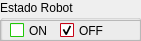
        <widget class="QGroupBox" name="groupBox_2">
         <property name="enabled">
          <bool>true</bool>
         </property>
         <property name="geometry">
          <rect>
           <x>10</x>
           <y>30</y>
           <width>141</width>
           <height>41</height>
          </rect>
         </property>
         <property name="title">
          <string>Estado Robot</string>
         </property>
         <widget class="QCheckBox" name="offcheckbox">
          <property name="enabled">
           <bool>true</bool>
          </property>
          <property name="geometry">
           <rect>
            <x>60</x>
            <y>20</y>
            <width>51</width>
            <height>21</height>
           </rect>
          </property>
          <property name="palette">
           <palette>
            <active>
             <colorrole role="WindowText">
              <brush brushstyle="SolidPattern">
               <color alpha="255">
                <red>0</red>
                <green>0</green>
                <blue>0</blue>
               </color>
              </brush>
             </colorrole>
             <colorrole role="Button">
              <brush brushstyle="SolidPattern">
               <color alpha="255">
                <red>255</red>
                <green>7</green>
                <blue>31</blue>
               </color>
              </brush>
             </colorrole>
             <colorrole role="Light">
              <brush brushstyle="SolidPattern">
               <color alpha="255">
                <red>255</red>
                <green>135</green>
                <blue>146</blue>
               </color>
              </brush>
             </colorrole>
             <colorrole role="Midlight">
              <brush brushstyle="SolidPattern">
               <color alpha="255">
                <red>255</red>
                <green>71</green>
                <blue>88</blue>
               </color>
              </brush>
             </colorrole>
             <colorrole role="Dark">
              <brush brushstyle="SolidPattern">
               <color alpha="255">
                <red>127</red>
                <green>3</green>
                <blue>15</blue>
               </color>
              </brush>
             </colorrole>
             <colorrole role="Mid">
              <brush brushstyle="SolidPattern">
               <color alpha="255">
                <red>170</red>
                <green>4</green>
                <blue>20</blue>
               </color>
              </brush>
             </colorrole>
             <colorrole role="Text">
              <brush brushstyle="SolidPattern">
               <color alpha="255">
                <red>0</red>
                <green>0</green>
                <blue>0</blue>
               </color>
              </brush>
             </colorrole>
             <colorrole role="BrightText">
              <brush brushstyle="SolidPattern">
               <color alpha="255">
                <red>255</red>
                <green>255</green>
                <blue>255</blue>
               </color>
              </brush>
             </colorrole>
             <colorrole role="ButtonText">
              <brush brushstyle="SolidPattern">
               <color alpha="255">
                <red>0</red>
                <green>0</green>
                <blue>0</blue>
               </color>
              </brush>
             </colorrole>
             <colorrole role="Base">
              <brush brushstyle="SolidPattern">
               <color alpha="255">
                <red>255</red>
                <green>255</green>
                <blue>255</blue>
               </color>
              </brush>
             </colorrole>
             <colorrole role="Window">
              <brush brushstyle="SolidPattern">
               <color alpha="255">
                <red>255</red>
                <green>7</green>
                <blue>31</blue>
               </color>
              </brush>
             </colorrole>
             <colorrole role="Shadow">
              <brush brushstyle="SolidPattern">
               <color alpha="255">
                <red>0</red>
                <green>0</green>
                <blue>0</blue>
               </color>
              </brush>
             </colorrole>
             <colorrole role="AlternateBase">
              <brush brushstyle="SolidPattern">
               <color alpha="255">
                <red>255</red>
                <green>131</green>
                <blue>143</blue>
               </color>
              </brush>
             </colorrole>
             <colorrole role="ToolTipBase">
              <brush brushstyle="SolidPattern">
               <color alpha="255">
                <red>255</red>
                <green>255</green>
                <blue>220</blue>
               </color>
              </brush>
             </colorrole>
             <colorrole role="ToolTipText">
              <brush brushstyle="SolidPattern">
               <color alpha="255">
                <red>0</red>
                <green>0</green>
                <blue>0</blue>
               </color>
              </brush>
             </colorrole>
            </active>
            <inactive>
             <colorrole role="WindowText">
              <brush brushstyle="SolidPattern">
               <color alpha="255">
                <red>0</red>
                <green>0</green>
                <blue>0</blue>
               </color>
              </brush>
             </colorrole>
             <colorrole role="Button">
              <brush brushstyle="SolidPattern">
               <color alpha="255">
                <red>255</red>
                <green>7</green>
                <blue>31</blue>
               </color>
              </brush>
             </colorrole>
             <colorrole role="Light">
              <brush brushstyle="SolidPattern">
               <color alpha="255">
                <red>255</red>
                <green>135</green>
                <blue>146</blue>
               </color>
              </brush>
             </colorrole>
             <colorrole role="Midlight">
              <brush brushstyle="SolidPattern">
               <color alpha="255">
                <red>255</red>
                <green>71</green>
                <blue>88</blue>
               </color>
              </brush>
             </colorrole>
             <colorrole role="Dark">
              <brush brushstyle="SolidPattern">
               <color alpha="255">
                <red>127</red>
                <green>3</green>
                <blue>15</blue>
               </color>
              </brush>
             </colorrole>
             <colorrole role="Mid">
              <brush brushstyle="SolidPattern">
               <color alpha="255">
                <red>170</red>
                <green>4</green>
                <blue>20</blue>
               </color>
              </brush>
             </colorrole>
             <colorrole role="Text">
              <brush brushstyle="SolidPattern">
               <color alpha="255">
                <red>0</red>
                <green>0</green>
                <blue>0</blue>
               </color>
              </brush>
             </colorrole>
             <colorrole role="BrightText">
              <brush brushstyle="SolidPattern">
               <color alpha="255">
                <red>255</red>
                <green>255</green>
                <blue>255</blue>
               </color>
              </brush>
             </colorrole>
             <colorrole role="ButtonText">
              <brush brushstyle="SolidPattern">
               <color alpha="255">
                <red>0</red>
                <green>0</green>
                <blue>0</blue>
               </color>
              </brush>
             </colorrole>
             <colorrole role="Base">
              <brush brushstyle="SolidPattern">
               <color alpha="255">
                <red>255</red>
                <green>255</green>
                <blue>255</blue>
               </color>
              </brush>
             </colorrole>
             <colorrole role="Window">
              <brush brushstyle="SolidPattern">
               <color alpha="255">
                <red>255</red>
                <green>7</green>
                <blue>31</blue>
               </color>
              </brush>
             </colorrole>
             <colorrole role="Shadow">
              <brush brushstyle="SolidPattern">
               <color alpha="255">
                <red>0</red>
                <green>0</green>
                <blue>0</blue>
               </color>
              </brush>
             </colorrole>
             <colorrole role="AlternateBase">
              <brush brushstyle="SolidPattern">
               <color alpha="255">
                <red>255</red>
                <green>131</green>
                <blue>143</blue>
               </color>
              </brush>
             </colorrole>
             <colorrole role="ToolTipBase">
              <brush brushstyle="SolidPattern">
               <color alpha="255">
                <red>255</red>
                <green>255</green>
                <blue>220</blue>
               </color>
              </brush>
             </colorrole>
             <colorrole role="ToolTipText">
              <brush brushstyle="SolidPattern">
               <color alpha="255">
                <red>0</red>
                <green>0</green>
                <blue>0</blue>
               </color>
              </brush>
             </colorrole>
            </inactive>
            <disabled>
             <colorrole role="WindowText">
              <brush brushstyle="SolidPattern">
               <color alpha="255">
                <red>127</red>
                <green>3</green>
                <blue>15</blue>
               </color>
              </brush>
             </colorrole>
             <colorrole role="Button">
              <brush brushstyle="SolidPattern">
               <color alpha="255">
                <red>255</red>
                <green>7</green>
                <blue>31</blue>
               </color>
              </brush>
             </colorrole>
             <colorrole role="Light">
              <brush brushstyle="SolidPattern">
               <color alpha="255">
                <red>255</red>
                <green>135</green>
                <blue>146</blue>
               </color>
              </brush>
             </colorrole>
             <colorrole role="Midlight">
              <brush brushstyle="SolidPattern">
               <color alpha="255">
                <red>255</red>
                <green>71</green>
                <blue>88</blue>
               </color>
              </brush>
             </colorrole>
             <colorrole role="Dark">
              <brush brushstyle="SolidPattern">
               <color alpha="255">
                <red>127</red>
                <green>3</green>
                <blue>15</blue>
               </color>
              </brush>
             </colorrole>
             <colorrole role="Mid">
              <brush brushstyle="SolidPattern">
               <color alpha="255">
                <red>170</red>
                <green>4</green>
                <blue>20</blue>
               </color>
              </brush>
             </colorrole>
             <colorrole role="Text">
              <brush brushstyle="SolidPattern">
               <color alpha="255">
                <red>127</red>
                <green>3</green>
                <blue>15</blue>
               </color>
              </brush>
             </colorrole>
             <colorrole role="BrightText">
              <brush brushstyle="SolidPattern">
               <color alpha="255">
                <red>255</red>
                <green>255</green>
                <blue>255</blue>
               </color>
              </brush>
             </colorrole>
             <colorrole role="ButtonText">
              <brush brushstyle="SolidPattern">
               <color alpha="255">
                <red>127</red>
                <green>3</green>
                <blue>15</blue>
               </color>
              </brush>
             </colorrole>
             <colorrole role="Base">
              <brush brushstyle="SolidPattern">
               <color alpha="255">
                <red>255</red>
                <green>7</green>
                <blue>31</blue>
               </color>
              </brush>
             </colorrole>
             <colorrole role="Window">
              <brush brushstyle="SolidPattern">
               <color alpha="255">
                <red>255</red>
                <green>7</green>
                <blue>31</blue>
               </color>
              </brush>
             </colorrole>
             <colorrole role="Shadow">
              <brush brushstyle="SolidPattern">
               <color alpha="255">
                <red>0</red>
                <green>0</green>
                <blue>0</blue>
               </color>
              </brush>
             </colorrole>
             <colorrole role="AlternateBase">
              <brush brushstyle="SolidPattern">
               <color alpha="255">
                <red>255</red>
                <green>7</green>
                <blue>31</blue>
               </color>
              </brush>
             </colorrole>
             <colorrole role="ToolTipBase">
              <brush brushstyle="SolidPattern">
               <color alpha="255">
                <red>255</red>
                <green>255</green>
                <blue>220</blue>
               </color>
              </brush>
             </colorrole>
             <colorrole role="ToolTipText">
              <brush brushstyle="SolidPattern">
               <color alpha="255">
                <red>0</red>
                <green>0</green>
                <blue>0</blue>
               </color>
              </brush>
             </colorrole>
            </disabled>
           </palette>
          </property>
          <property name="mouseTracking">
           <bool>false</bool>
          </property>
          <property name="text">
           <string>OFF</string>
          </property>
          <property name="checkable">
           <bool>true</bool>
          </property>
          <property name="checked">
           <bool>true</bool>
          </property>
          <property name="tristate">
           <bool>false</bool>
          </property>
         </widget>
         <widget class="QCheckBox" name="oncheckbox">
          <property name="enabled">
           <bool>true</bool>
          </property>
          <property name="geometry">
           <rect>
            <x>10</x>
            <y>20</y>
            <width>51</width>
            <height>21</height>
           </rect>
          </property>
          <property name="palette">
           <palette>
            <active>
             <colorrole role="WindowText">
              <brush brushstyle="SolidPattern">
               <color alpha="255">
                <red>0</red>
                <green>0</green>
                <blue>0</blue>
               </color>
              </brush>
             </colorrole>
             <colorrole role="Button">
              <brush brushstyle="SolidPattern">
               <color alpha="255">
                <red>42</red>
                <green>255</green>
                <blue>10</blue>
               </color>
              </brush>
             </colorrole>
             <colorrole role="Light">
              <brush brushstyle="SolidPattern">
               <color alpha="255">
                <red>153</red>
                <green>255</green>
                <blue>138</blue>
               </color>
              </brush>
             </colorrole>
             <colorrole role="Midlight">
              <brush brushstyle="SolidPattern">
               <color alpha="255">
                <red>97</red>
                <green>255</green>
                <blue>74</blue>
               </color>
              </brush>
             </colorrole>
             <colorrole role="Dark">
              <brush brushstyle="SolidPattern">
               <color alpha="255">
                <red>21</red>
                <green>127</green>
                <blue>5</blue>
               </color>
              </brush>
             </colorrole>
             <colorrole role="Mid">
              <brush brushstyle="SolidPattern">
               <color alpha="255">
                <red>28</red>
                <green>170</green>
                <blue>6</blue>
               </color>
              </brush>
             </colorrole>
             <colorrole role="Text">
              <brush brushstyle="SolidPattern">
               <color alpha="255">
                <red>0</red>
                <green>0</green>
                <blue>0</blue>
               </color>
              </brush>
             </colorrole>
             <colorrole role="BrightText">
              <brush brushstyle="SolidPattern">
               <color alpha="255">
                <red>255</red>
                <green>255</green>
                <blue>255</blue>
               </color>
              </brush>
             </colorrole>
             <colorrole role="ButtonText">
              <brush brushstyle="SolidPattern">
               <color alpha="255">
                <red>0</red>
                <green>0</green>
                <blue>0</blue>
               </color>
              </brush>
             </colorrole>
             <colorrole role="Base">
              <brush brushstyle="SolidPattern">
               <color alpha="255">
                <red>255</red>
                <green>255</green>
                <blue>255</blue>
               </color>
              </brush>
             </colorrole>
             <colorrole role="Window">
              <brush brushstyle="SolidPattern">
               <color alpha="255">
                <red>42</red>
                <green>255</green>
                <blue>10</blue>
               </color>
              </brush>
             </colorrole>
             <colorrole role="Shadow">
              <brush brushstyle="SolidPattern">
               <color alpha="255">
                <red>0</red>
                <green>0</green>
                <blue>0</blue>
               </color>
              </brush>
             </colorrole>
             <colorrole role="AlternateBase">
              <brush brushstyle="SolidPattern">
               <color alpha="255">
                <red>148</red>
                <green>255</green>
                <blue>132</blue>
               </color>
              </brush>
             </colorrole>
             <colorrole role="ToolTipBase">
              <brush brushstyle="SolidPattern">
               <color alpha="255">
                <red>255</red>
                <green>255</green>
                <blue>220</blue>
               </color>
              </brush>
             </colorrole>
             <colorrole role="ToolTipText">
              <brush brushstyle="SolidPattern">
               <color alpha="255">
                <red>0</red>
                <green>0</green>
                <blue>0</blue>
               </color>
              </brush>
             </colorrole>
            </active>
            <inactive>
             <colorrole role="WindowText">
              <brush brushstyle="SolidPattern">
               <color alpha="255">
                <red>0</red>
                <green>0</green>
                <blue>0</blue>
               </color>
              </brush>
             </colorrole>
             <colorrole role="Button">
              <brush brushstyle="SolidPattern">
               <color alpha="255">
                <red>42</red>
                <green>255</green>
                <blue>10</blue>
               </color>
              </brush>
             </colorrole>
             <colorrole role="Light">
              <brush brushstyle="SolidPattern">
               <color alpha="255">
                <red>153</red>
                <green>255</green>
                <blue>138</blue>
               </color>
              </brush>
             </colorrole>
             <colorrole role="Midlight">
              <brush brushstyle="SolidPattern">
               <color alpha="255">
                <red>97</red>
                <green>255</green>
                <blue>74</blue>
               </color>
              </brush>
             </colorrole>
             <colorrole role="Dark">
              <brush brushstyle="SolidPattern">
               <color alpha="255">
                <red>21</red>
                <green>127</green>
                <blue>5</blue>
               </color>
              </brush>
             </colorrole>
             <colorrole role="Mid">
              <brush brushstyle="SolidPattern">
               <color alpha="255">
                <red>28</red>
                <green>170</green>
                <blue>6</blue>
               </color>
              </brush>
             </colorrole>
             <colorrole role="Text">
              <brush brushstyle="SolidPattern">
               <color alpha="255">
                <red>0</red>
                <green>0</green>
                <blue>0</blue>
               </color>
              </brush>
             </colorrole>
             <colorrole role="BrightText">
              <brush brushstyle="SolidPattern">
               <color alpha="255">
                <red>255</red>
                <green>255</green>
                <blue>255</blue>
               </color>
              </brush>
             </colorrole>
             <colorrole role="ButtonText">
              <brush brushstyle="SolidPattern">
               <color alpha="255">
                <red>0</red>
                <green>0</green>
                <blue>0</blue>
               </color>
              </brush>
             </colorrole>
             <colorrole role="Base">
              <brush brushstyle="SolidPattern">
               <color alpha="255">
                <red>255</red>
                <green>255</green>
                <blue>255</blue>
               </color>
              </brush>
             </colorrole>
             <colorrole role="Window">
              <brush brushstyle="SolidPattern">
               <color alpha="255">
                <red>42</red>
                <green>255</green>
                <blue>10</blue>
               </color>
              </brush>
             </colorrole>
             <colorrole role="Shadow">
              <brush brushstyle="SolidPattern">
               <color alpha="255">
                <red>0</red>
                <green>0</green>
                <blue>0</blue>
               </color>
              </brush>
             </colorrole>
             <colorrole role="AlternateBase">
              <brush brushstyle="SolidPattern">
               <color alpha="255">
                <red>148</red>
                <green>255</green>
                <blue>132</blue>
               </color>
              </brush>
             </colorrole>
             <colorrole role="ToolTipBase">
              <brush brushstyle="SolidPattern">
               <color alpha="255">
                <red>255</red>
                <green>255</green>
                <blue>220</blue>
               </color>
              </brush>
             </colorrole>
             <colorrole role="ToolTipText">
              <brush brushstyle="SolidPattern">
               <color alpha="255">
                <red>0</red>
                <green>0</green>
                <blue>0</blue>
               </color>
              </brush>
             </colorrole>
            </inactive>
            <disabled>
             <colorrole role="WindowText">
              <brush brushstyle="SolidPattern">
               <color alpha="255">
                <red>21</red>
                <green>127</green>
                <blue>5</blue>
               </color>
              </brush>
             </colorrole>
             <colorrole role="Button">
              <brush brushstyle="SolidPattern">
               <color alpha="255">
                <red>42</red>
                <green>255</green>
                <blue>10</blue>
               </color>
              </brush>
             </colorrole>
             <colorrole role="Light">
              <brush brushstyle="SolidPattern">
               <color alpha="255">
                <red>153</red>
                <green>255</green>
                <blue>138</blue>
               </color>
              </brush>
             </colorrole>
             <colorrole role="Midlight">
              <brush brushstyle="SolidPattern">
               <color alpha="255">
                <red>97</red>
                <green>255</green>
                <blue>74</blue>
               </color>
              </brush>
             </colorrole>
             <colorrole role="Dark">
              <brush brushstyle="SolidPattern">
               <color alpha="255">
                <red>21</red>
                <green>127</green>
                <blue>5</blue>
               </color>
              </brush>
             </colorrole>
             <colorrole role="Mid">
              <brush brushstyle="SolidPattern">
               <color alpha="255">
                <red>28</red>
                <green>170</green>
                <blue>6</blue>
               </color>
              </brush>
             </colorrole>
             <colorrole role="Text">
              <brush brushstyle="SolidPattern">
               <color alpha="255">
                <red>21</red>
                <green>127</green>
                <blue>5</blue>
               </color>
              </brush>
             </colorrole>
             <colorrole role="BrightText">
              <brush brushstyle="SolidPattern">
               <color alpha="255">
                <red>255</red>
                <green>255</green>
                <blue>255</blue>
               </color>
              </brush>
             </colorrole>
             <colorrole role="ButtonText">
              <brush brushstyle="SolidPattern">
               <color alpha="255">
                <red>21</red>
                <green>127</green>
                <blue>5</blue>
               </color>
              </brush>
             </colorrole>
             <colorrole role="Base">
              <brush brushstyle="SolidPattern">
               <color alpha="255">
                <red>42</red>
                <green>255</green>
                <blue>10</blue>
               </color>
              </brush>
             </colorrole>
             <colorrole role="Window">
              <brush brushstyle="SolidPattern">
               <color alpha="255">
                <red>42</red>
                <green>255</green>
                <blue>10</blue>
               </color>
              </brush>
             </colorrole>
             <colorrole role="Shadow">
              <brush brushstyle="SolidPattern">
               <color alpha="255">
                <red>0</red>
                <green>0</green>
                <blue>0</blue>
               </color>
              </brush>
             </colorrole>
             <colorrole role="AlternateBase">
              <brush brushstyle="SolidPattern">
               <color alpha="255">
                <red>42</red>
                <green>255</green>
                <blue>10</blue>
               </color>
              </brush>
             </colorrole>
             <colorrole role="ToolTipBase">
              <brush brushstyle="SolidPattern">
               <color alpha="255">
                <red>255</red>
                <green>255</green>
                <blue>220</blue>
               </color>
              </brush>
             </colorrole>
             <colorrole role="ToolTipText">
              <brush brushstyle="SolidPattern">
               <color alpha="255">
                <red>0</red>
                <green>0</green>
                <blue>0</blue>
               </color>
              </brush>
             </colorrole>
            </disabled>
           </palette>
          </property>
          <property name="mouseTracking">
           <bool>false</bool>
          </property>
          <property name="text">
           <string>ON</string>
          </property>
          <property name="checkable">
           <bool>true</bool>
          </property>
          <property name="checked">
           <bool>false</bool>
          </property>
         </widget>
         <widget class="QFrame" name="frame_4">
          <property name="geometry">
           <rect>
            <x>0</x>
            <y>20</y>
            <width>141</width>
            <height>21</height>
           </rect>
          </property>
          <property name="frameShape">
           <enum>QFrame::StyledPanel</enum>
          </property>
          <property name="frameShadow">
           <enum>QFrame::Raised</enum>
          </property>
         </widget>
        </widget>
